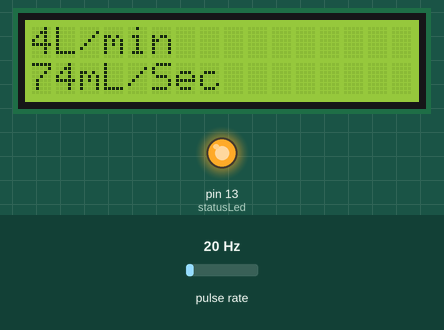
Simulated run of this sketch. Board: Arduino Uno, built with avr-gcc and run on an emulated ATmega328P. Shown: 16×2 character LCD, output pins drawn as LEDs (lit = HIGH). Wiring (inferred from the names in the program): pulse sensor: data pin 2. The inputs (shaded band) are chosen by the test bench; at power-on: pulse rate 20 Hz. What the sketch prints to the serial monitor is not drawn.

Above: at 3.3 s.
3.4 s: pulse rate (sensor on pin 2) set to 150 Hz
At 4.9 s:
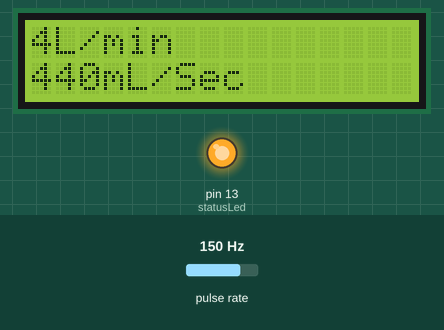
6.4 s: pulse rate (sensor on pin 2) set to 4 Hz
At 9.1 s:
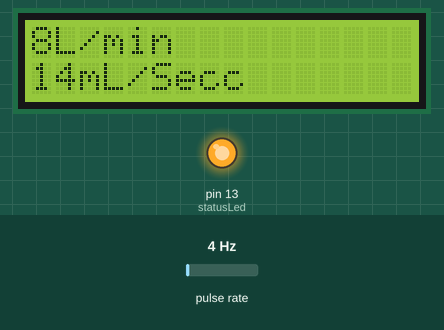
9.4 s: pulse rate (sensor on pin 2) set to 50 Hz
At 12.0 s:
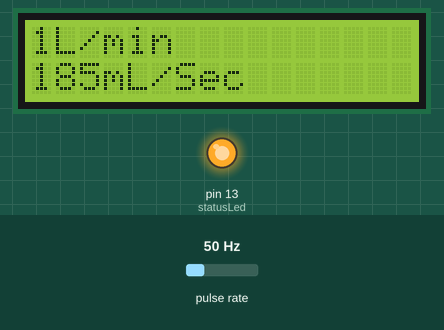
Timing chart, 0 to 13.5 s (numbered marks = the images above; inputs shaded):
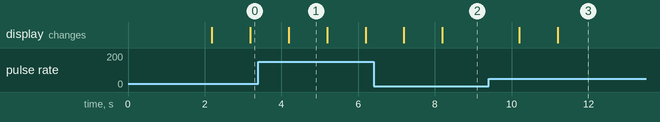

The sketch:

baru1.ino
```cpp
//YWROBOT
//Compatible with the Arduino IDE 1.0
//Library version:1.1
#include <Wire.h>
#include <LiquidCrystal_I2C.h>

LiquidCrystal_I2C lcd(0x3F,16,2);  // set the LCD address to 0x27 for a 16 chars and 2 line display

/*
Liquid flow rate sensor -DIYhacking.com Arvind Sanjeev

Measure the liquid/water flow rate using this code.
Connect Vcc and Gnd of sensor to arduino, and the
signal line to arduino digital pin 2.

 */

byte statusLed    = 13;

byte sensorInterrupt = 0;  // 0 = digital pin 2
byte sensorPin       = 2;

// The hall-effect flow sensor outputs approximately 4.5 pulses per second per
// litre/minute of flow.
float calibrationFactor = 4.5;

volatile byte pulseCount;

float flowRate;
unsigned int flowMilliLitres;
unsigned long totalMilliLitres;

unsigned long oldTime;

void setup()
{

 lcd.init();                      // initialize the lcd
  lcd.init();
  // Print a message to the LCD.
  lcd.backlight();
  lcd.setCursor(0,0);
  lcd.print("Water Flow Meter");
   lcd.setCursor(0,1);
  lcd.print("****************");
  delay(2000);
  lcd.clear();

  // Initialize a serial connection for reporting values to the host
  Serial.begin(9600);

  // Set up the status LED line as an output
  pinMode(statusLed, OUTPUT);
  digitalWrite(statusLed, HIGH);  // We have an active-low LED attached

  pinMode(sensorPin, INPUT);
  digitalWrite(sensorPin, HIGH);

  pulseCount        = 0;
  flowRate          = 0.0;
  flowMilliLitres   = 0;
  totalMilliLitres  = 0;
  oldTime           = 0;

  // The Hall-effect sensor is connected to pin 2 which uses interrupt 0.
  // Configured to trigger on a FALLING state change (transition from HIGH
  // state to LOW state)
  attachInterrupt(sensorInterrupt, pulseCounter, FALLING);
}


void loop()
{

   if((millis() - oldTime) > 1000)    // Only process counters once per second
  {
    // Disable the interrupt while calculating flow rate and sending the value to
    // the host
    detachInterrupt(sensorInterrupt);

    // Because this loop may not complete in exactly 1 second intervals we calculate
    // the number of milliseconds that have passed since the last execution and use
    // that to scale the output. We also apply the calibrationFactor to scale the output
    // based on the number of pulses per second per units of measure (litres/minute in
    // this case) coming from the sensor.
    flowRate = ((1000.0 / (millis() - oldTime)) * pulseCount) / calibrationFactor;

    // Note the time this processing pass was executed. Note that because we've
    // disabled interrupts the millis() function won't actually be incrementing right
    // at this point, but it will still return the value it was set to just before
    // interrupts went away.
    oldTime = millis();

    // Divide the flow rate in litres/minute by 60 to determine how many litres have
    // passed through the sensor in this 1 second interval, then multiply by 1000 to
    // convert to millilitres.
    flowMilliLitres = (flowRate / 60) * 1000;

    // Add the millilitres passed in this second to the cumulative total
    totalMilliLitres += flowMilliLitres;

    unsigned int frac;

    // Print the flow rate for this second in litres / minute
    Serial.print("Flow rate: ");
    Serial.print(int(flowRate));  // Print the integer part of the variable
    Serial.print(".");             // Print the decimal point

    //lcd.setCursor(0,0);
    //lcd.print("Flow rate: ");
    //lcd.print(int(flowRate));  // Print the integer part of the variable
    //lcd.print(".");             // Print the decimal point

    // Determine the fractional part. The 10 multiplier gives us 1 decimal place.
    frac = (flowRate - int(flowRate)) * 10;
    Serial.print(frac, DEC) ;      // Print the fractional part of the variable
    Serial.print("L/min");

    lcd.setCursor(0,0);
    lcd.print(frac, DEC) ;      // Print the fractional part of the variable
    lcd.print("L/min");


    // Print the number of litres flowed in this second
    Serial.print("  Current Liquid Flowing: ");             // Output separator
    Serial.print(flowMilliLitres);
    Serial.print("mL/Sec");

    lcd.setCursor(0,1);
    //lcd.print("skrg: ");             // Output separator
    lcd.print(flowMilliLitres);
    lcd.print("mL/Sec");


    // Print the cumulative total of litres flowed since starting
    Serial.print("  Output Liquid Quantity: ");             // Output separator
    Serial.print(totalMilliLitres);
    Serial.println("mL");

    // Reset the pulse counter so we can start incrementing again
    pulseCount = 0;

    // Enable the interrupt again now that we've finished sending output
    attachInterrupt(sensorInterrupt, pulseCounter, FALLING);

  }
}

/*
Insterrupt Service Routine
 */
void pulseCounter()
{
  // Increment the pulse counter
  pulseCount++;
}
```

Measured:
- after the input at 3.4 s, the display: changes after 0.79 s (image 1)
- after the input at 6.4 s, the display: first changes after 0.79 s (image 2 shows a later state)
- after the input at 9.4 s, the display: first changes after 0.79 s (image 3 shows a later state)
- what the display in image 1 shows lasts 1.0 s, from 4.2 s to 5.2 s
